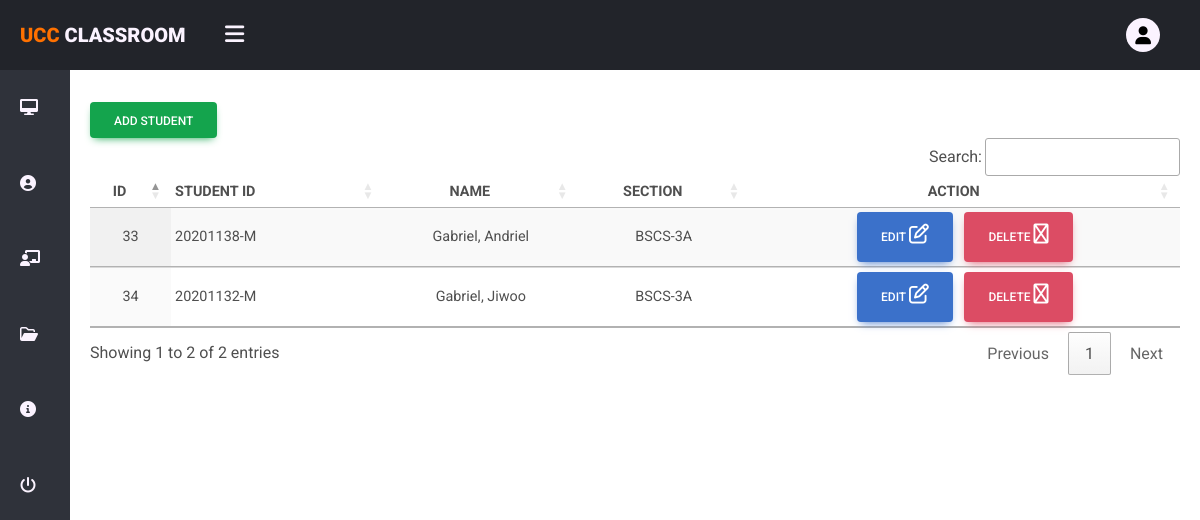
Screenshot of /admin/studentManage.php (signed in) with the database file from the repository.
### tables this page shows
CREATE TABLE `students` (
  `id` int(11) NOT NULL,
  `school_id` varchar(100) NOT NULL,
  `first_name` varchar(100) NOT NULL,
  `last_name` varchar(100) NOT NULL,
  `section` varchar(100) NOT NULL,
  `status` int(11) NOT NULL
);

### admin/studentManage.php (the view, shortened to what this page needs)
<?php
  require('includes/Header.php');
?>
  <div class="x--main-container">
    <?php
      require './Modals/Add/AddStudentModal.php';
    ?>
  <div class="container pt-4 ">
    <div class="container-lg p-2 bg-white rounded">
    <button type="button" class="btn btn-success" data-toggle="modal" data-target="#studentModal">
      Add Student
    </button>
      <table id="tableView" class="display responsive  compact table table-striped" width="100%">
        <thead>
          <tr>
            <th class="text-center">ID</th>
            <th class="text-start">STUDENT ID</th>
            <th class="text-center">NAME</th>
            <th class="text-center">SECTION</th>
            <th class="text-center">ACTION</th>
          </tr>
        </thead>
        <tbody>
          <?php
            $students = $con->query("SELECT * FROM students WHERE status=1");
            if($students->num_rows > 0) {
              while($row = $students->fetch_assoc()){?>
                <tr>
                  <td class="text-center  align-middle"><?php echo $row['id'] ?></td>
                  <td class="text-start  align-middle"><?php echo $row['school_id'] ?></td>
                  <td class="text-center  align-middle"><?php echo $row['last_name'] . ', ' . $row['first_name'] ?></td>
                  <td class="text-center  align-middle"><?php echo $row['section'] ?></td>
                  <td class="text-center  align-middle">
                    <a href="admin_components/action.php?role=student&action=edit&id=<?php echo $row['school_id'] ?>">
                    <button type="submit" class="btn btn-primary mx-1">
                        Edit
                        <i class="fa-solid fa-pen-to-square h5"></i>
                    </button>
                    </a>
                    <a href="admin_components/action.php?role=student&action=delete&id=<?php echo $row['school_id'] ?>" class="text-white text-decoration-none">
                      <button type="submit" class="btn btn-danger mx-1">Delete
                        <i class="fa fa-trash h5" aria-hidden="true"></i>
                      </button>
                    </a>
                  </td>
                </tr>
              <?php
              }
            }
          ?>
        </tbody>
      </table>
    </div>
    </div>
  </div>
<?php
require('includes/Footer.php');
?>

### main-css/userManage.css (style rules this page uses)
.x--main-container { margin: auto; }
.btn-success { align-items: center; justify-content: center; }

### main-css/nav.css (style rules this page uses)
* { margin: 0; padding: 0; list-style: none; text-decoration: none; box-sizing: border-box; font-family: "Roboto", sans-serif; }
body { background: url(../uploads/ucc-bg.jpg) no-repeat center center fixed; -webkit-background-size: cover; -moz-background-size: cover; -o-background-size: cover; background-size: cover; height: 100vh; overflow-x: hidden; }
.x--wrapper .x--main-container { width: calc(100% - 70px); margin-left: 70px; margin-top: 70px; transition: 1s; }
.x--main-container { animation: transitionIn 0.75s; }

### rows the page displays
students: id "33", school "20201138-M", last_name "Gabriel", first_name "Andriel", section "BSCS-3A"
students: id "34", school "20201132-M", last_name "Gabriel", first_name "Jiwoo", section "BSCS-3A"
